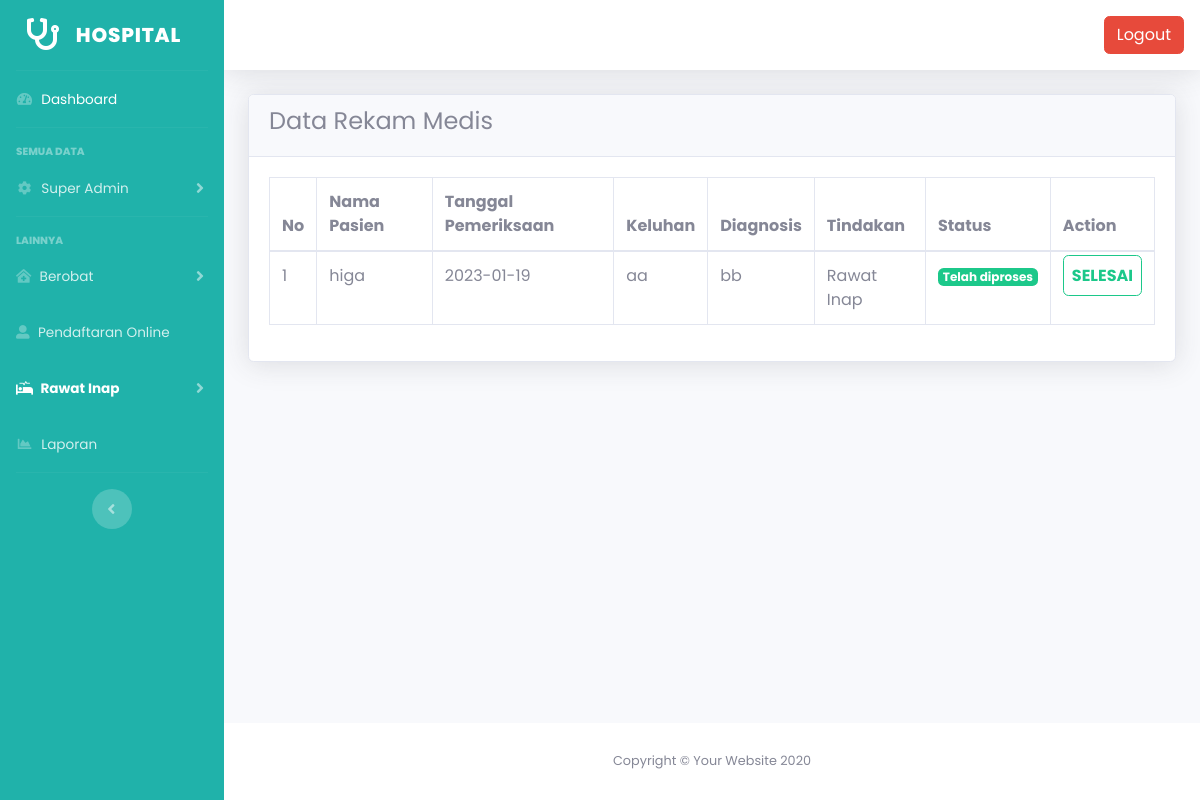
The page /rawat-inap.php (signed in) on the database as committed earlier.
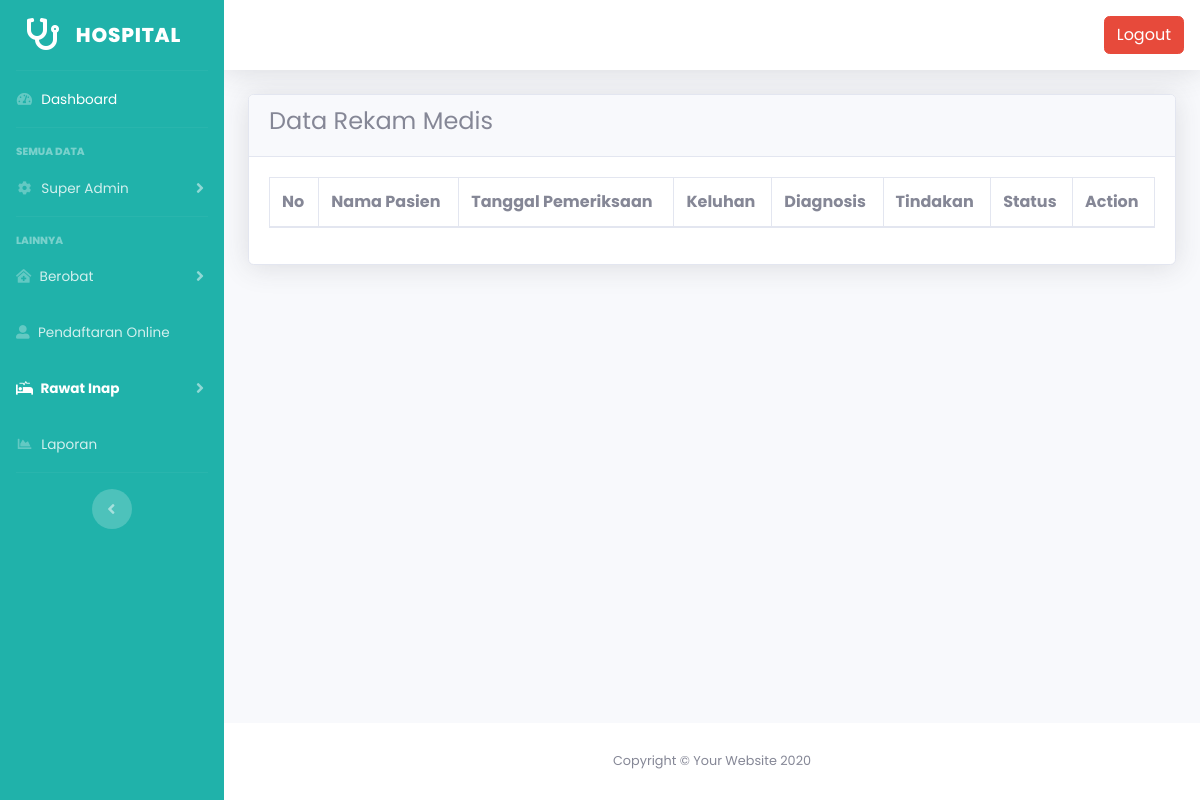
The same page on the database as committed later.
### tables this page shows
CREATE TABLE `tambah_rm2` (
  `id_rm2` int(11) NOT NULL,
  `nama_ps` varchar(200) NOT NULL,
  `keluhan_ps` varchar(200) NOT NULL,
  `diagnosis_ps` varchar(200) NOT NULL,
  `resep_obat` varchar(200) NOT NULL,
  `tindakan` varchar(200) NOT NULL,
  `tanggal` date NOT NULL,
  `status` varchar(200) NOT NULL
);

### rawat-inap.php (the view, shortened to what this page needs)
<?php
$no = 1;
?>
<?php include('navbar.php'); ?>
<div class="container-fluid">
    <div class="card shadow mb-4">
        <div class="card-header d-flex justify-content-between">
            <h4 class="title">Data Rekam Medis</h4>
        </div>
        <div class="card-body">
            <div class="table-responsive">
                <table class="table table-bordered" id="dataTable" width="100%" cellspacing="0">
                    <thead>
                        <tr>
                            <th>No</th>
                            <th>Nama Pasien</th>
                            <th>Tanggal Pemeriksaan</th>
                            <th>Keluhan</th>
                            <th>Diagnosis</th>
                            <th>Tindakan</th>
                            <th>Status</th>
                            <th>Action</th>
                        </tr>
                    </thead>
                    <tbody>
                        <?php
                        $query = "SELECT * FROM tambah_rm2  ORDER BY id_rm2 DESC";
                        $sql = mysqli_query($conn, $query);
                        ?>
                        <?php while ($result = mysqli_fetch_assoc($sql)) { ?>
                            <?php if ($result['tindakan'] == 'Rawat Inap' and $result['status'] == 'pending') { ?>
                                <tr>
                                    <td><?= $no++; ?></td>
                                    <td><?= $result['nama_ps'];    ?></td>
                                    <td><?= $result['tanggal'];    ?></td>
                                    <td><?= $result['keluhan_ps'];    ?></td>
                                    <td><?= $result['diagnosis_ps'];    ?></td>
                                    <td><?= $result['tindakan'];    ?></td>
                                    <td class="text-center">
                                        <span class="badge bg-warning">Belum diproses</span>
                                    <td class="text-center">
                                        <a href="tambah-ri.php?proses=<?php echo $result['id_rm2']; ?>" type="button" class="btn btn-primary"><i class="bi bi-box-arrow-in-down-right"></i></a>
                                    <?php } else if ($result['tindakan'] == 'Rawat Inap' and $result['status'] == 'selesai') { ?>
                                <tr>
                                    <td><?= $no++; ?></td>
                                    <td><?= $result['nama_ps'];    ?></td>
                                    <td><?= $result['tanggal'];    ?></td>
                                    <td><?= $result['keluhan_ps'];    ?></td>
                                    <td><?= $result['diagnosis_ps'];    ?></td>
                                    <td><?= $result['tindakan'];    ?></td>
                                    <td class="text-center">
                                        <span class="badge bg-success">Telah diproses</span>
                                    <td class="text-center">
                                        <span class="border border-1 border-success rounded p-2 text-success fw-bold text-uppercase"></i> Selesai</span>
                                    </td>
                                <?php } ?>
                                </tr>
                            <?php } ?>
                    </tbody>
                </table>
            </div>
        </div>
    </div>
</div>
</div>
<footer class="sticky-footer bg-white">
    <div class="container my-auto">
        <div class="copyright text-center my-auto">
            <span>Copyright &copy; Your Website 2020</span>
        </div>
    </div>
</footer>
</div>
</div>
</html>

Rows that differ between the two databases and show on the page:
removed tambah_rm2: nama_ps "higa", tanggal "2023-01-19", keluhan_ps "aa", diagnosis_ps "bb", tindakan "Rawat Inap"
